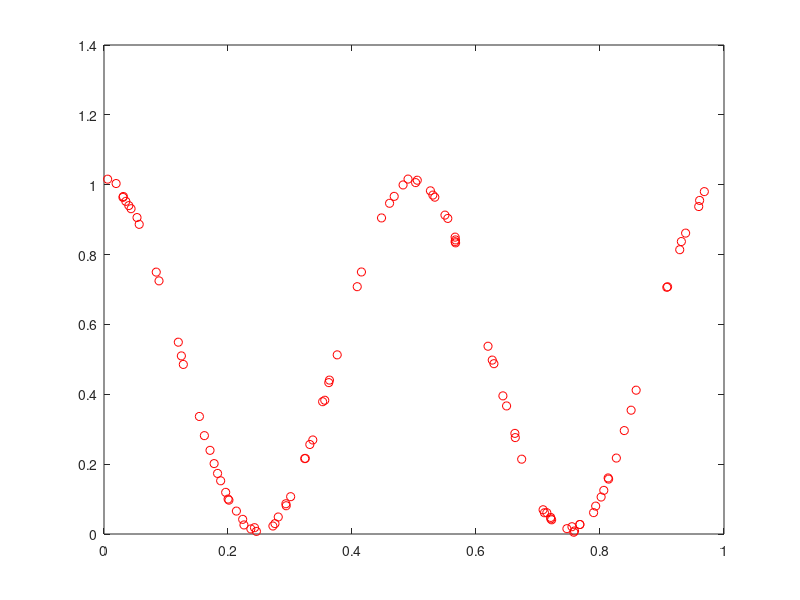
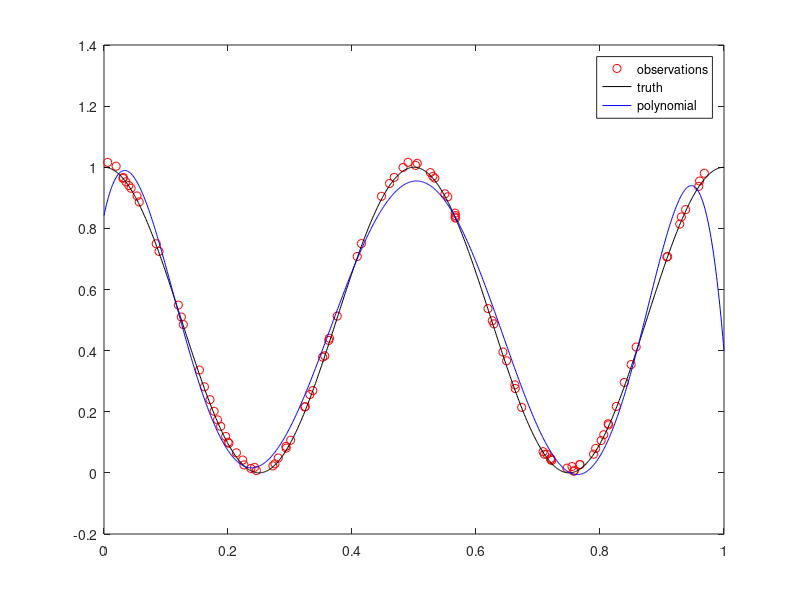
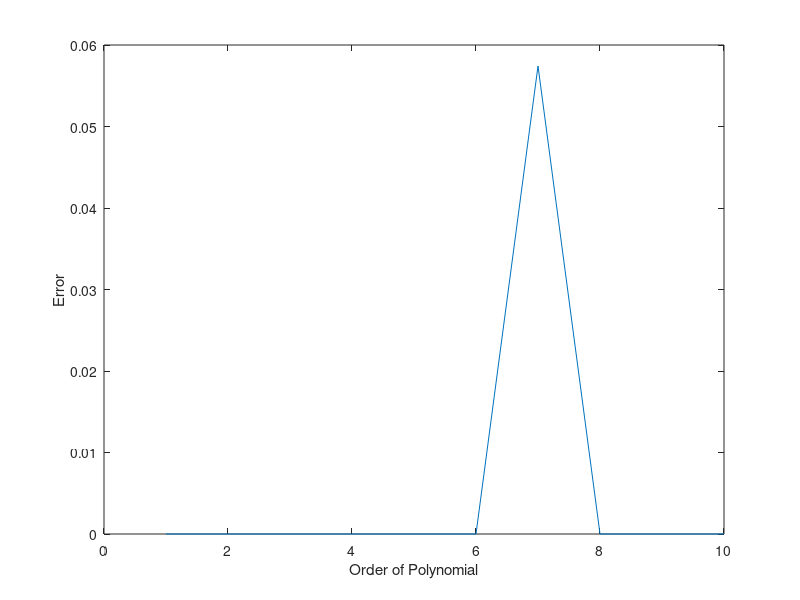
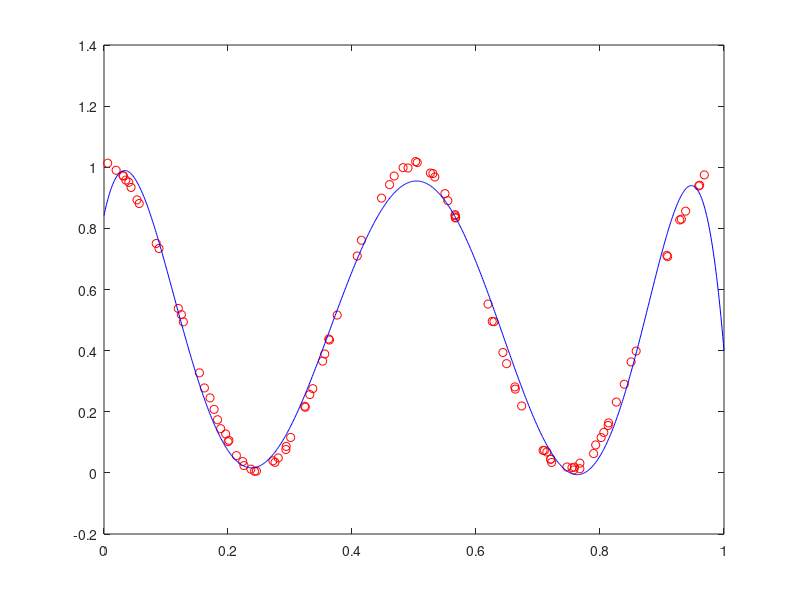

Source code (MATLAB) for these figures, in order:
clc
clear
close all

E=zeros(1,10);
N=100; %test points
noise_amp=0.02;
x=rand(N,1);
%non-linear functions
%y1=3*x.^5+5*x.^2+noise_amp*rand(N,1);
y1=(cos(2*pi*x)).^2+noise_amp*rand(N,1);

plot(x,y1,'ro');


M=7; % maximal polynomial order

%multivariate linear regression using Normal Equation

X=zeros(N,M+1);
for m=0:M
    X(:,m+1)=x.^m;
end

Xpseudo=X'*X\X';
what=Xpseudo*y1;
xplot=0:0.001:1;
y1plot=cos(2*pi*xplot).^2;
X2=zeros(length(xplot),M+1);
for m=0:M
    X2(:,m+1)=xplot.^m;
end
y1pred=X2*what;

%error function
e=0;
for i=1:N
    e=e+0.5*(y1plot(i)'-y1pred(i)).^2;
end
e=2*e/N;
e=e.^0.5;
E(M)=e;
figure
plot(x,y1,'ro',xplot,y1plot,'k',xplot,y1pred,'b')
legend('observations','truth','polynomial')

display(E);
order =1:10;
figure
plot(order,E);
ylabel('Error')
xlabel('Order of Polynomial')

%now we have saved the learned polynomial in y1pred
%to see if it works well we will compare how this fits with a random test
%data 'test'

test= (cos(2*pi*x)).^2+noise_amp*rand(N,1);

figure
plot(x,test,'ro',xplot,y1pred,'b');
